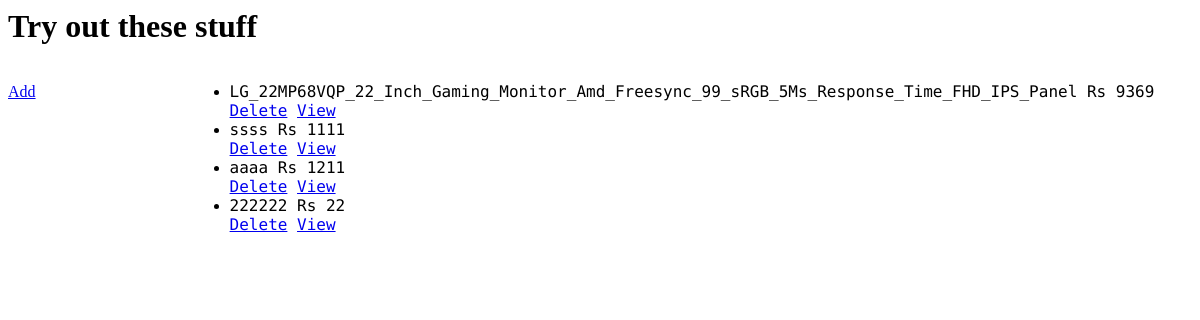
/product/, run on an earlier commit of the app's database.
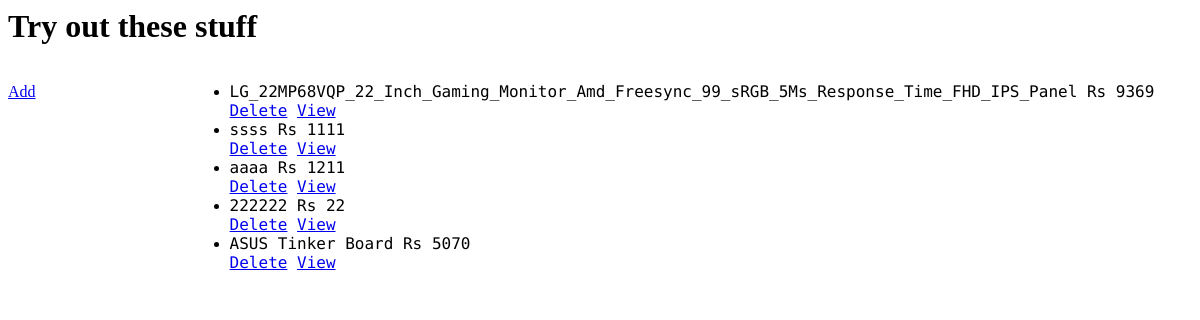
And on a later commit of the database.
### product/models.py (models this page shows)
class Product(models.Model):
    name = models.SlugField(name="productName" , max_length=200 , unique=True , null = False , validators=[validate_slug])
    price = models.IntegerField(name="productPrice" , null = False , validators=[integer_validator])
    url = models.URLField(name="productURL" , max_length=2000 , unique=True , null = False )
    picture = models.ImageField(name="productImage" , max_length=1000 , upload_to = "assets/images/products/" , null = True , validators = [validate_image_file_extension])

### product/views.py (the view)
# urls.py: path('', views.index , name='index'),
def index(request):
    context = {'products' : Product.objects.all()}
    return render(request, 'product/index.html' , context)

### product/templates/product/index.html (shortened to what this page needs)
<h1>Try out these stuff</h1>
    <div class="product-add" style="display:inline-grid;width:15%">
        <a href="{% url 'product:add' %}">Add</a>
    </div>
    <div class="product-list" style="display:inline-grid;width:auto">
        <ul>
            {% for product in products %}
                <li>
                    <span>{{ product.productName }} Rs {{ product.productPrice }} </span>
                    <div class="product-operations" >
                        <span>
                            <a href="{% url 'product:delete' product.id%}">Delete</a>
                            <a href="{% url 'product:view' product.id%}">View</a>
                        </span>
                    </div>
                </li>
            {% endfor %}
        </ul>
    </div>

### product/templates/product/index.html (style rules this page uses)
span { font-family: 'Roboto Mono'; }

What changed in the data, as far as the page shows it:
added Product: productName "ASUS Tinker Board", productPrice "5070"
